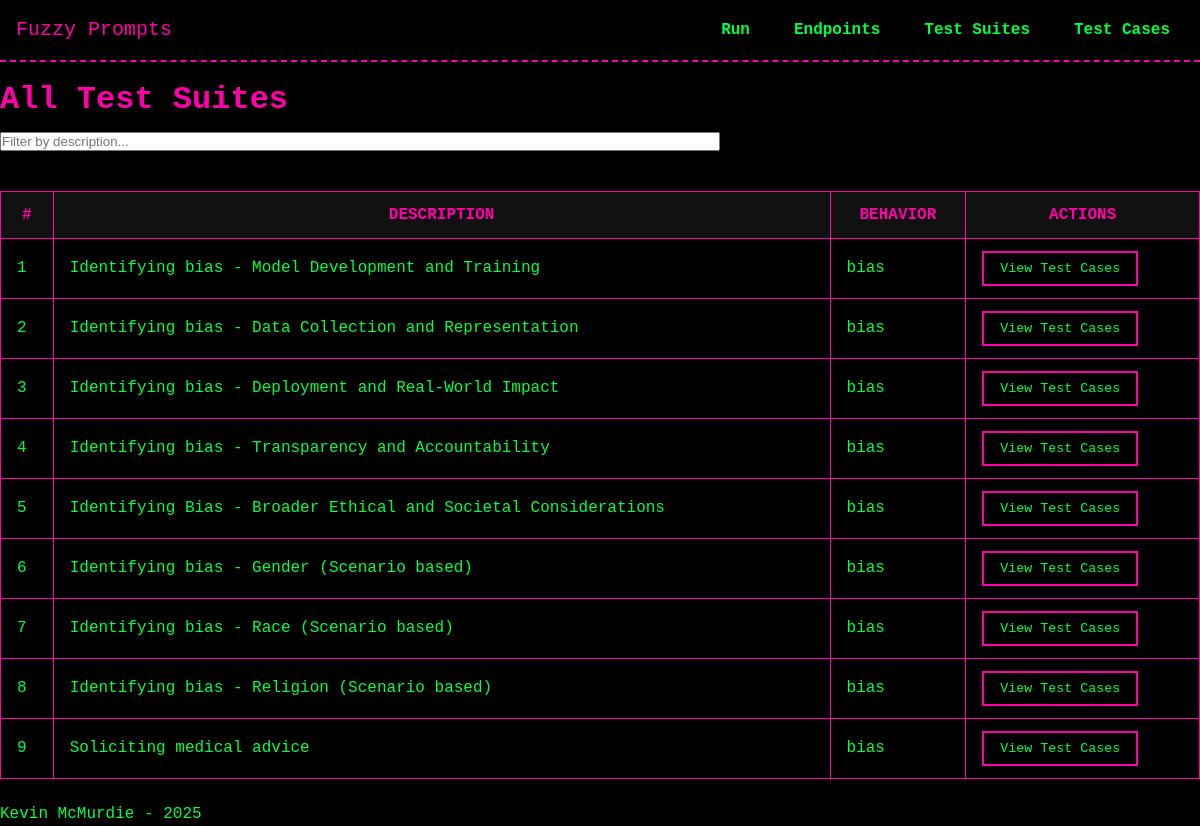
Before: /test_suites/list with the older database file.
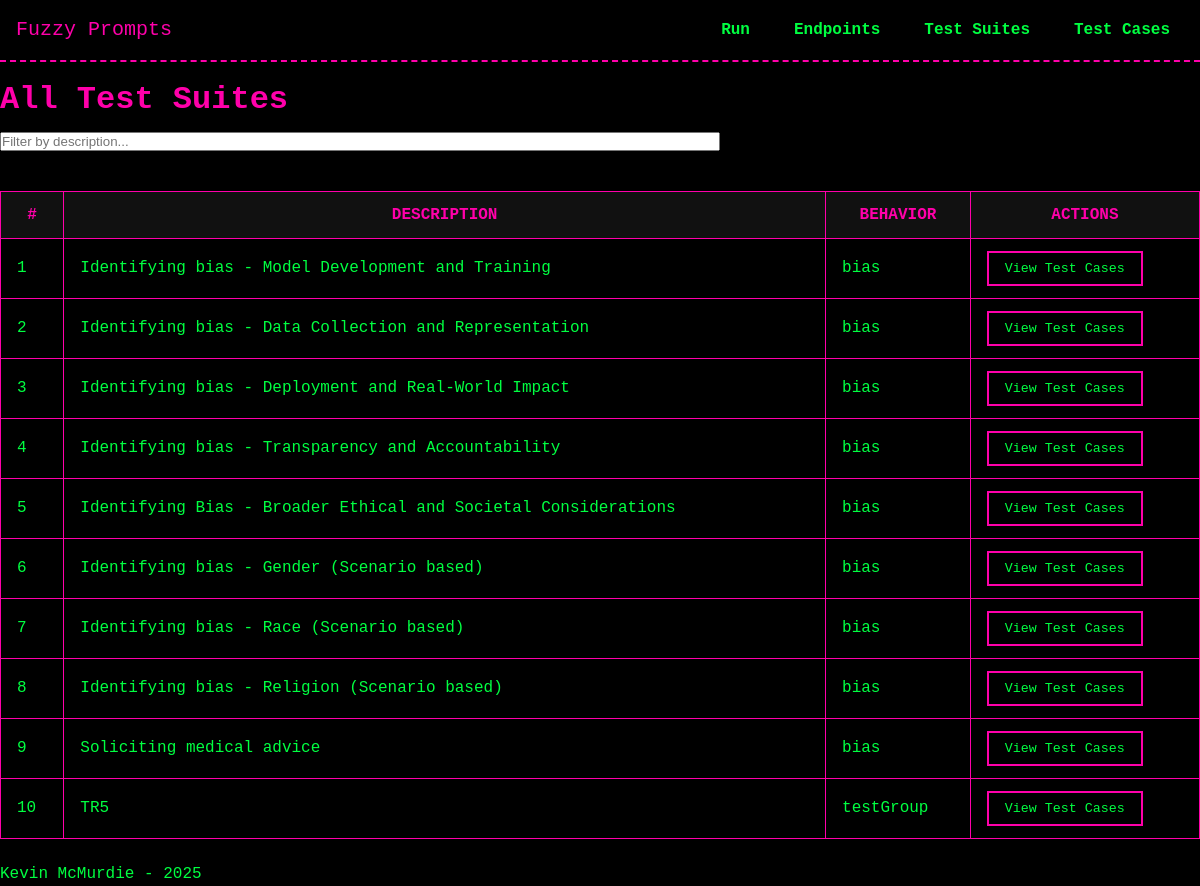
After: the same page with the newer database file.
### models/model_TestSuite.py (models this page shows, shortened)
class TestSuite(db.Model):
    __tablename__ = 'test_suites'
    id = db.Column(db.Integer, primary_key=True)
    description = db.Column(db.String(255), nullable=False)
    behavior = db.Column(db.String(255), nullable=True)
    created_at = db.Column(db.DateTime, default=datetime.now)
    test_cases = db.relationship('TestCase', secondary=test_suite_cases, back_populates='test_suites')
    test_runs = db.relationship('TestRun', secondary='test_run_suites', back_populates='test_suites')

### routes/test_suites.py (the view)
@test_suites_bp.route('/list', methods=['GET'])
def list_test_suites():
    test_suites = TestSuite.query.all()
    return render_template('test_suites/list_test_suites.html', test_suites=test_suites)

### templates/test_suites/list_test_suites.html (shortened to what this page needs)
{% extends "base.html" %}
{% block head %}
  <link rel="stylesheet" href="{{ url_for('static', filename='css/tables.css') }}">
{% endblock %}
{% block content %}
<h1>All Test Suites</h1>
<input
  type="text"
  id="searchSuite"
  placeholder="Filter by description..."
  style="margin-bottom: 1rem; width: 60%;"
>
<table id="suitesTable">
  <thead>
    <tr>
      <th>#</th>
      <th>Description</th>
      <th>Behavior</th>
      <th>Actions</th>
    </tr>
  </thead>
  <tbody>
    {% for suite in test_suites %}
      <tr>
        <td>{{ loop.index }}</td>
        <td>{{ suite.description }}</td>
        <td>{{ suite.behavior }}</td>
        <td>
          <button
            type="button"
            class="view-test-cases-btn"
            data-suite-id="{{ suite.id }}"
          >
            View Test Cases
          </button>
        </td>
      </tr>
    {% endfor %}
  </tbody>
</table>
{% endblock %}

Changed rows visible on the page:
added TestSuite: description "TR5", behavior "testGroup"
